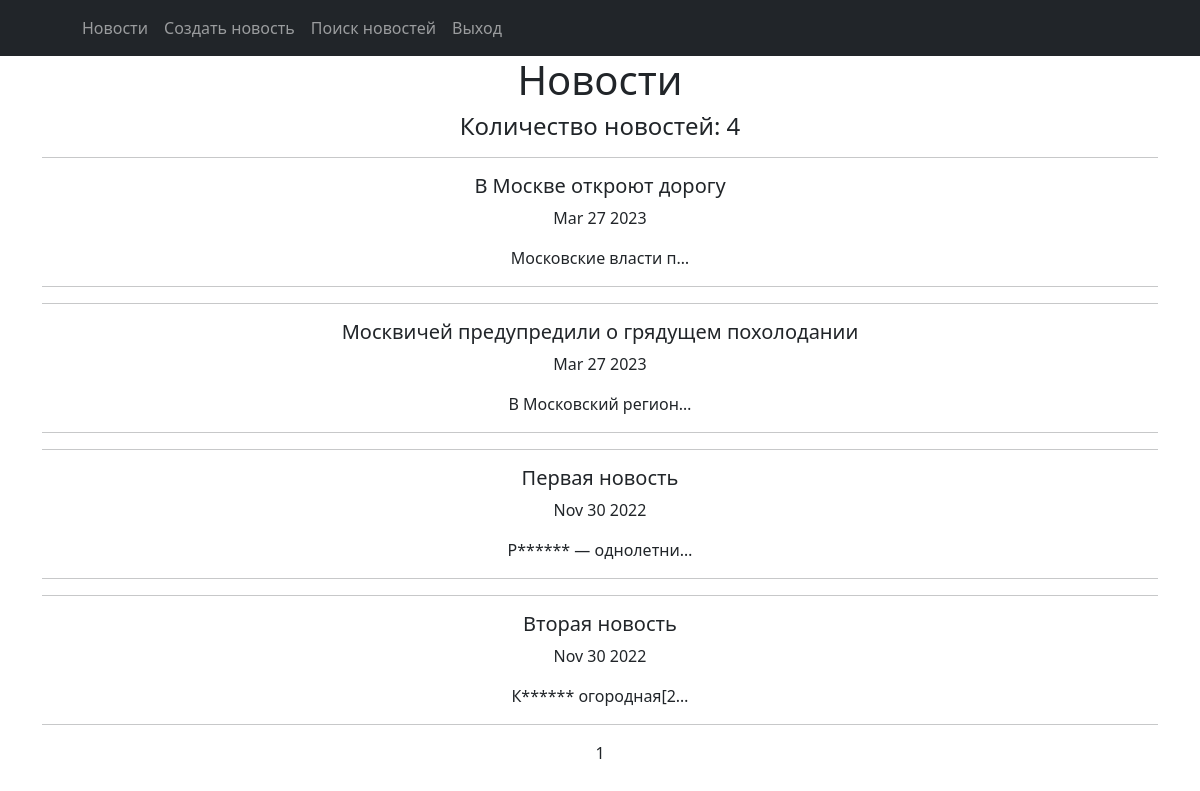
Screenshot of / (signed in) with the database file from the repository.
### simpleapp/models.py (models this page shows, shortened)
class News1(models.Model):
    title = models.CharField(max_length=100)
    content = models.TextField()
    data = models.DateTimeField(auto_now_add=True)

### simpleapp/views.py (the view)
# urls.py: path('', NewsList.as_view(), name='news_list'),
class NewsList(LoginRequiredMixin, ListView):
    raise_exception = True
    model = News1
    ordering = '-data'
    template_name = 'news.html'
    context_object_name = 'news'
    paginate_by = 5

### simpleapp/templatetags/custom_filters.py (called while the page is built)
@register.filter()
def censor(value):
    if type(value) is not str:
        raise ValueError
    obscene_words = ('редиска', 'баклажана', 'капуста')
    punctuations = ',.!?;:-'
    text = value.split()
    for i in range(len(text)):
        for check in obscene_words:
            if check in text[i].lower():
                if text[i][-1] in punctuations:
                    text[i] = f'{text[i][0]}{"*" * (len(text[i]) - 2)}{text[i][-1]}'
                else:
                    text[i] = f'{text[i][0]}{"*" * (len(text[i])-1)}'
    text = ' '.join(text)
    return f'{text} '

### templates/news.html (shortened to what this page needs)
{% extends 'flatpages/default.html' %}
{% load custom_filters %}
{% load custom_tags %}
{% block content %}
<h1>Новости</h1>
<h4>Количество новостей: {{ news|length }}</h4>
{% for n in news %}
<div>
    <hr>
    <h5>{{ n.title | censor}}</h5>
    <p>{{ n.data | date:'M d Y' }}</p>
    <p>{{ n.content |truncatechars:20  | censor}}</p>
    <hr>
</div>
{% endfor %}
   {{ page_obj.number }}
{% endblock content %}

### templates/flatpages/default.html (shortened to what this page needs)
<!DOCTYPE html>
<html lang="en">
    <head>
         {% load static %}
        <link href="{% static 'css/styles.css' %}" rel="stylesheet" />
    </head>
    <body>
        <nav class="navbar navbar-expand-lg navbar-dark bg-dark static-top">
   <div class="container">
       <div class="collapse navbar-collapse" id="navbarResponsive">
           <ul class="navbar-nav ml-auto">
               <li class="nav-item active">
                   <a class="nav-link" href="#">
                   </a>
               </li>
               <li class="nav-item">
                   <a class="nav-link" href="/news/">Новости</a>
               </li>
               <li class="nav-item">
                   <a class="nav-link" href="/create/">Создать новость</a>
               </li>
               <li class="nav-item">
                   <a class="nav-link" href="/search/">Поиск новостей</a>
               </li>
               <li class="nav-item">
                   <a class="nav-link" href="http://127.0.0.1:8000/accounts/logout/">Выход</a>
               </li>
           </ul>
       </div>
   </div>
</nav>
       <div class="container">
         <div class="row">
           <div class="col-lg-12 text-center">
             {% block content %}{% endblock content %}
            </div>
   </div>
</div>
    </body>
</html>

### rows the page displays
News1: title|censor "В Москве откроют дорогу", data "Mar 27 2023", content|censor "Московские власти п…"
News1: title|censor "Москвичей предупредили о грядущем похолодании", data "Mar 27 2023", content|censor "В Московский регион…"
News1: title|censor "Первая новость", data "Nov 30 2022", content|censor "Р****** — однолетни…"
News1: title|censor "Вторая новость", data "Nov 30 2022", content|censor "К****** огородная[2…"

### other values shown
{{ news|length }} "4"
{{ page_obj.number }} "1"
